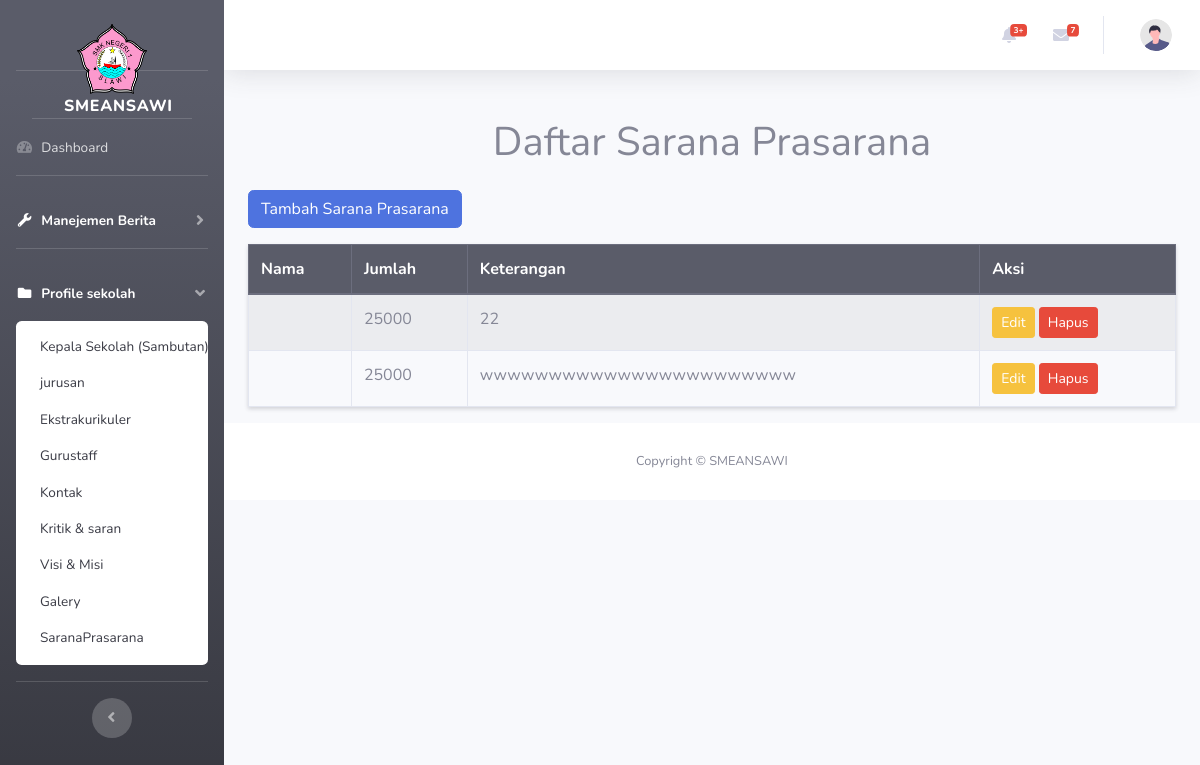
Before: /saranaprasarana/admin with the older database file.
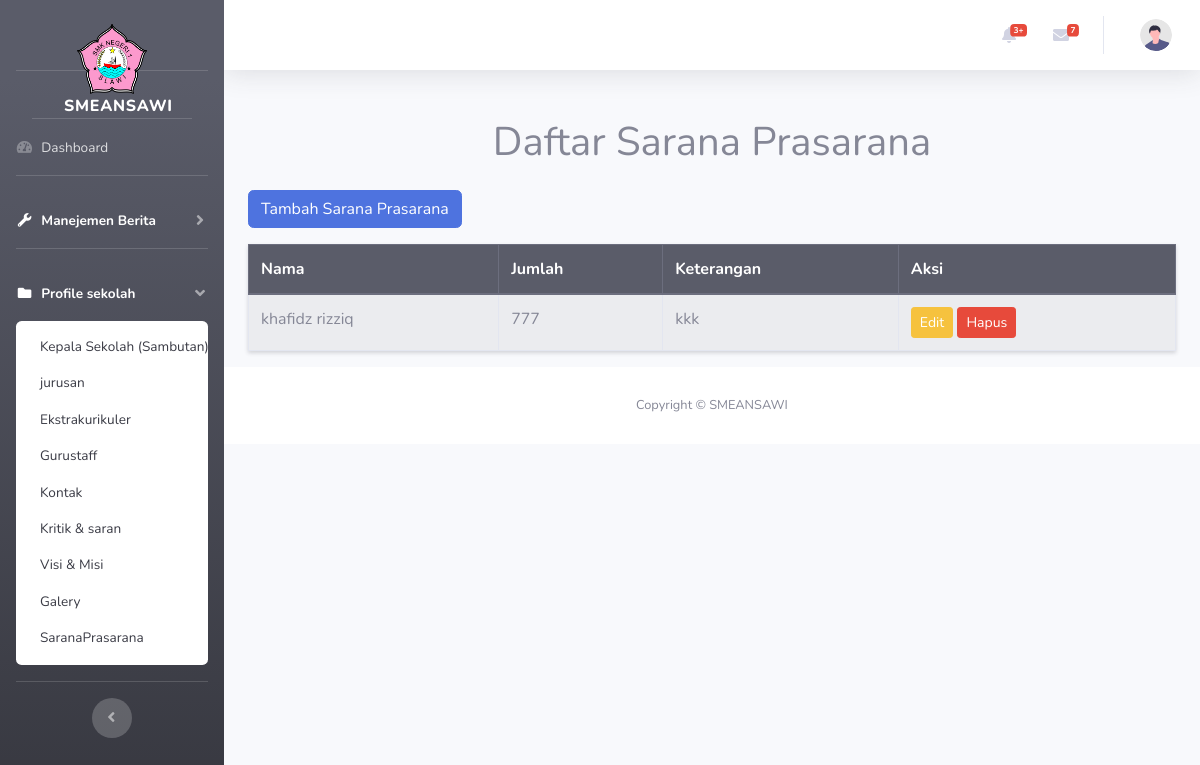
After: the same page with the newer database file.
### tables this page shows
CREATE TABLE `sarana_prasarana` (
  `id` int NOT NULL,
  `nama` varchar(255) NOT NULL,
  `jumlah` int NOT NULL,
  `keterangan` text
);

### application/controllers/SaranaPrasarana.php (called while the page is built, shortened)
<?php
class Saranaprasarana extends CI_Controller
{
    public function __construct()
    {
        $this->load->model('Saranaprasarana_model');
    }
    public function index()
    {
        $data['sarana'] = $this->Saranaprasarana_model->get_all();
        $this->load->view('admin/header');
        $this->load->view('admin/sidebar');
        $this->load->view('admin/saranaprasarana/saranaprasarana_list', $data);
        $this->load->view('admin/footer');
    }
}

### index.php (called while the page is built, shortened)
<?php
require_once BASEPATH.'core/CodeIgniter.php';

### application/models/SaranaPrasarana_model.php (called while the page is built, shortened)
<?php
class Saranaprasarana_model extends CI_Model {
    private $table = 'sarana_prasarana';
    public function get_all() {
        return $this->db->get($this->table)->result();
    }
}

### application/views/admin/saranaprasarana/saranaprasarana_list.php (the view, shortened to what this page needs)
<div class="container mt-5">
    <h1 class="text-center mb-4">Daftar Sarana Prasarana</h1>
    <a href="<?= site_url('saranaprasarana/create') ?>" class="btn btn-primary mb-3">Tambah Sarana Prasarana</a>
    <table class="table table-striped table-bordered shadow-sm">
        <thead class="thead-dark">
            <tr>
                <th>Nama</th>
                <th>Jumlah</th>
                <th>Keterangan</th>
                <th>Aksi</th>
            </tr>
        </thead>
        <tbody>
            <?php if (!empty($sarana)): ?>
                <?php foreach ($sarana as $item): ?>
                    <tr>
                        <td><?= htmlspecialchars($item->nama); ?></td>
                        <td><?= htmlspecialchars($item->jumlah); ?></td>
                        <td><?= htmlspecialchars($item->keterangan); ?></td>
                        <td>
                            <a href="<?= site_url('saranaprasarana/edit/' . $item->id) ?>" class="btn btn-warning btn-sm">Edit</a>
                            <a href="<?= site_url('saranaprasarana/delete/' . $item->id) ?>" class="btn btn-danger btn-sm" onclick="return confirm('Apakah Anda yakin ingin menghapus?')">Hapus</a>
                        </td>
                    </tr>
                <?php endforeach; ?>
            <?php else: ?>
                <tr>
                    <td colspan="4" class="text-center text-muted">Tidak ada data sarana prasarana yang ditemukan.</td>
                </tr>
            <?php endif; ?>
        </tbody>
    </table>
</div>

Changed rows visible on the page:
removed sarana_prasarana: jumlah "25000", keterangan "22"
removed sarana_prasarana: jumlah "25000", keterangan "wwwwwwwwwwwwwwwwwwwwwww"
added sarana_prasarana: nama "khafidz rizziq", jumlah "777", keterangan "kkk"
